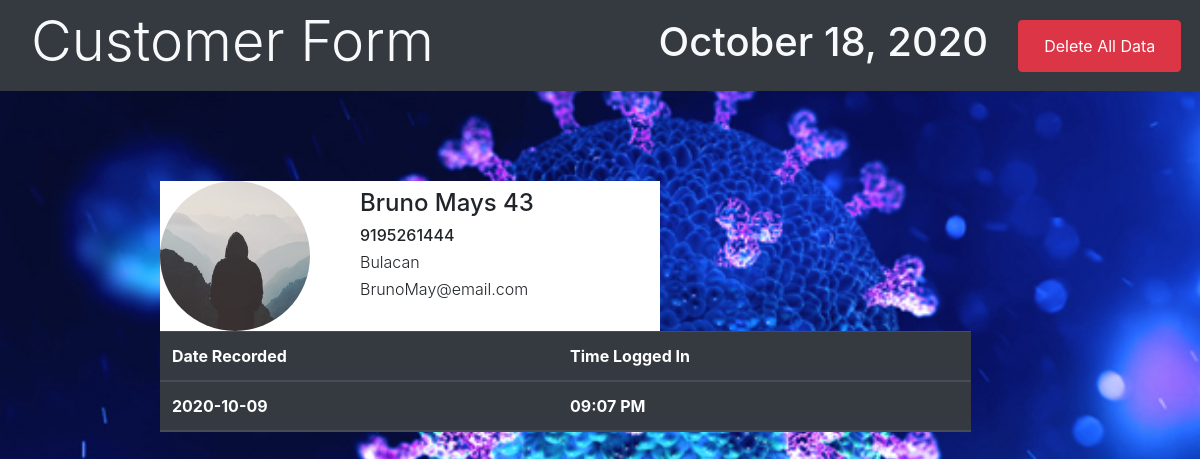
The page /customer/9195261444 on the database its author committed.
### Website/models.py (models this page shows, shortened)
class User(db.Model):
    id = db.Column(db.Integer, unique=True, primary_key=True, autoincrement=True)
    first = db.Column(db.String(120), unique=False, nullable=False)
    last = db.Column(db.String(120), unique=False, nullable=False)
    age = db.Column(db.Integer, nullable=False)
    address = db.Column(db.String(120), unique=False, nullable=False)
    email = db.Column(db.String(60), unique=True, nullable=False)
    phone = db.Column(db.Integer, unique=True, nullable=False)
    image_file = db.Column(db.String(20), nullable=False, default="default.jpg")
    time_check = db.Column(db.DateTime, nullable=False, default=datetime.now)
    data = db.relationship("DataRegistered", backref="author", lazy=True)

class DataRegistered(db.Model):
    id = db.Column(db.Integer, unique=True, primary_key=True, autoincrement=True)
    date_recorded = db.Column(db.DateTime, nullable=False, default=datetime.now)
    user_id = db.Column(db.Integer, db.ForeignKey("user.id"), nullable=False)

### Website/routes.py (the view)
@app.route("/customer/<int:phone>")
def customer(phone):
    user = User.query.filter_by(phone=phone).first()
    user_check = user.data
    image_file = url_for("static", filename="profile_pics/" + user.image_file)
    return render_template(
        "customer.html",
        user=user,
        date=date_now,
        image_file=image_file,
        user_check=user_check,
    )

### Website/templates/customer.html (shortened to what this page needs)
{%extends 'layout.html'%}
{%block content%}
<div class="account-wrapper">
    <div class="media user-acct">
        <img class="rounded-circle img-circ" src="{{image_file}}">
        <div class="media-body">
            <h4>{{user.first}} {{user.last}} {{user.age}}</h4>
            <h6>{{user.phone}}</h6>
            <h6 class="font-weight-light">{{user.address}}</h6>
            <h6 class="font-weight-light">{{user.email}}</h6>
        </div>
    </div>
    <table class="table table-dark">
        <thead>
            <tr>
                <th scope="col">Date Recorded</th>
                <th scope="col">Time Logged In</th>
            </tr>
            {%for user in user_check%}
            <tr>
                <th scope="col">{{user.date_recorded.strftime('%Y-%m-%d')}}</th>
                <th scope="col">{{user.date_recorded.strftime('%I:%M %p')}}</th>
            </tr>
            {%endfor%}
        </thead>
    </table>
</div>
{%endblock%}

### Website/static/style.css (style rules this page uses)
body { background-image: url(Covid-19.jpg); background-size: cover; background-attachment: fixed; position: relative; }
.user-acct { background-color: white; width: 500px; }
.img-circ { height: 150px; margin-right: 50px; }

### rows shown on the page
User: first "Bruno", last "Mays", age "43", phone "9195261444", address "Bulacan", email "BrunoMay@email.com"
DataRegistered: date_recorded "2020-10-09", date_recorded "09:07 PM"

### other values the page prints
{{ date.strftime('%B %d, %Y') }} "October 18, 2020"
